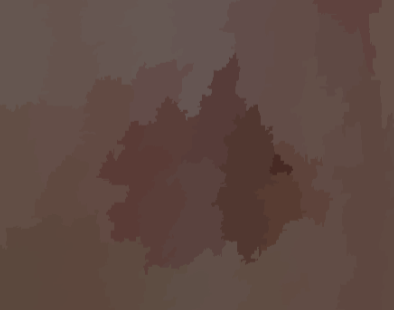
#> input picture srm.png, 394 x 310 px
$ python main.py   (Python 2 division)   (older library calls are emulated)
#> lines starting #> are read from the running program, lines starting #| are printed output that depends on the picture; after the words box and inside, x2 and y2 are one past the last pixel; in counts of white or black regions, pixels touching at a corner belong together
from scipy.misc import imread
from matplotlib import pyplot
from PIL import Image
from PIL import ImageFilter
from math import floor, sqrt
import  numpy as np

def smoothing(pic_pth,output_path,mask_size):
    image = Image.open(pic_pth)
    # create a mask of appropriate size for median filtering according to the size of the image
    M,N = image.size
    if mask_size == 0:
        mask_size = floor(5*sqrt((float(M)/768)*(float(N)/512)))

    mask = ImageFilter.MedianFilter(int(mask_size))
    smoothedImage = image.filter(mask)
    smoothedImage.save(output_path)

# Smoothing
# smoothing("./skin_data/melanoma/dermIS/LMM2_orig.jpg","out.jpg",0)
#
#
# grey = Image.open('out.jpg').convert('L').save('grey.jpg')
#


# Edge detection
im = Image.open('srm.png')
#> im is the input picture: PIL image 394x310 RGBA; mean R, G, B, A 95.2, 73.4, 66.9, 255
im.save('srm.jpg')
im = imread('srm.jpg')
#> im: shape (310, 394, 3)
# pix = image.load()
# print image.size

print im.shape
#| (310, 394, 3)
m,n,_ = im.shape
#> m = 310; n = 394
len = 20
background_mean = np.mean(im[0:len,0:len] + im[0:len,n-len:n] + im[m-len:m, 0:len])
#> background_mean = 160.5
print background_mean
#| 160.5375
#
# contour = Image.open("out.jpg").convert('L')
# print contour.size
contour = Image.new('L', (m,n))
#> contour: PIL image 310x394 L; every value is 0
pix = contour.load()

for i in range(0,contour.size[0]):
    for j in range(0,contour.size[1]):
        # print (np.mean(im[i,j]) - background_mean)**2
        if (np.mean(im[i,j]) - background_mean)**2 < 7300:
            pix[i,j] = 0
        else:
            pix[i,j] = 255

contour.show()
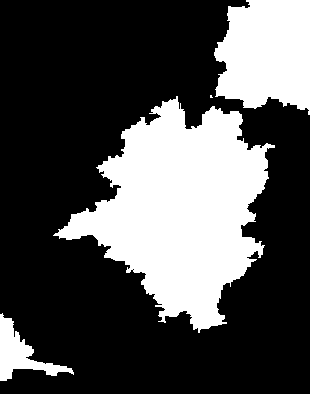
#> shown: PIL image 310x394 L; 31% white; 4 white regions (1 under 20 px), largest, box (x1, y1, x2, y2) and area: (53, 96, 275, 333) 27139, (214, 0, 310, 115) 8949, (0, 313, 74, 381) 1715
contour.save('contour.jpg')

# smoothing("contour.jpg","smoothed.jpg",0)
# pyplot.imshow(res)
# pyplot.show()
